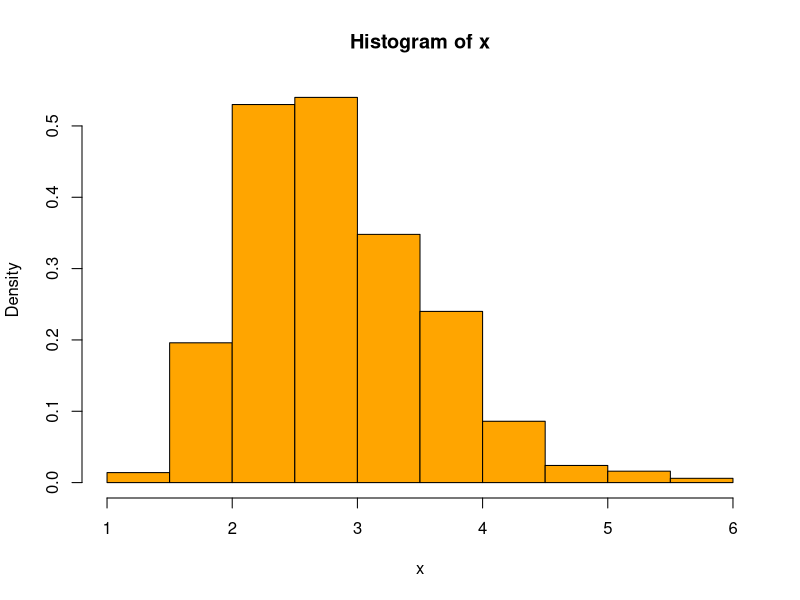
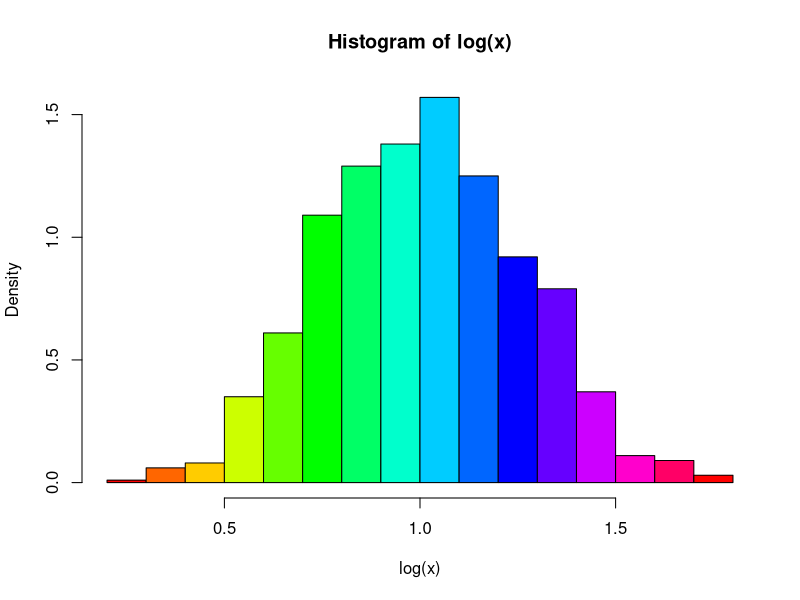

These figures' R source, in order:
## ---- chunk 1
knitr::opts_chunk$set(echo = TRUE)
## ---- chunk 2
x <- rlnorm (1000, 1, 0.25)
## ---- chunk 3
hist(x, breaks=15, freq=FALSE, col="orange")
## ---- chunk 4
hist(log(x), breaks=15, freq=FALSE, col=rainbow(15))
## ---- chunk 5
m <- mean(x)
v <- var(x)
